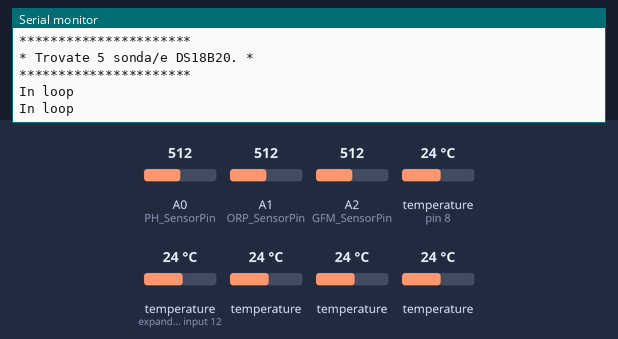
The sketch below on a simulated Arduino Uno, built with avr-gcc and run on an emulated ATmega328P. Shown: the last lines printed to the serial monitor. The inputs (shaded band) are chosen by the test bench; at power-on: temperature (sensors on pin 8, expander input 12) 24 °C, temperature 24 °C, A0 (PH_SensorPin) = 512, A1 (ORP_SensorPin) = 512, A2 (GFM_SensorPin) = 512. The local clock reads 2024-03-15 10:24:30 at power-on unless the sketch sets it; storage starts empty.

Above: at 1.3 s.
1.4 s: temperature (sensor on pin 8) set to 12 °C
At 4.2 s:
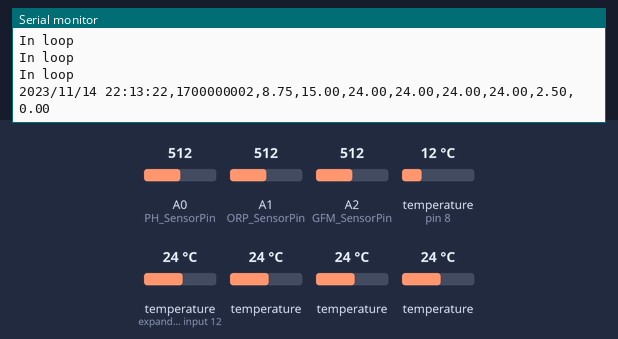
4.9 s: temperature (sensor on expander input 12) set to 12 °C
At 5.9 s:
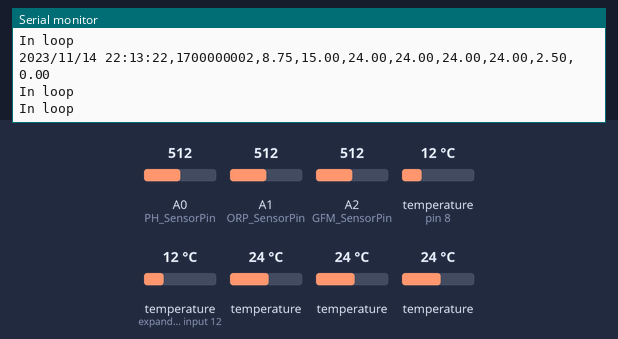
6.4 s: temperature (sensor 208) set to 12 °C
At 7.8 s:
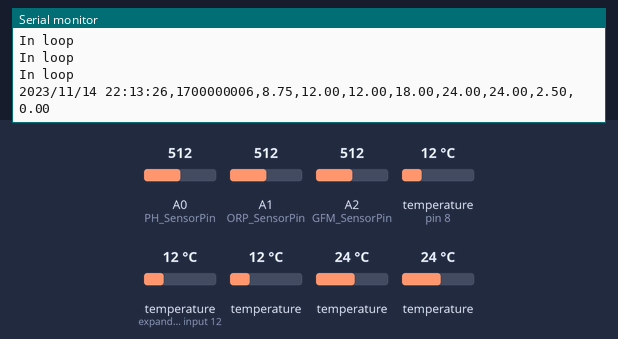
7.9 s: temperature (sensor 308) set to 12 °C
At 9.2 s:
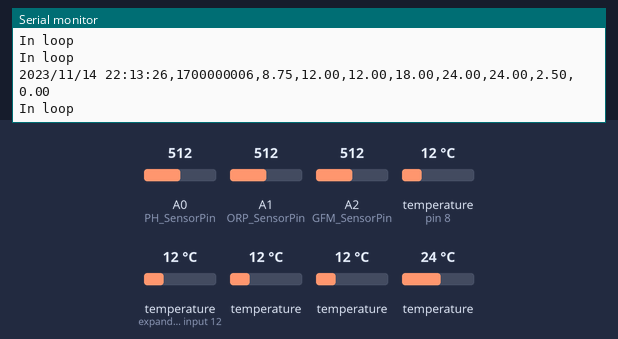
9.4 s: temperature (sensor 408) set to 12 °C
At 10.1 s:
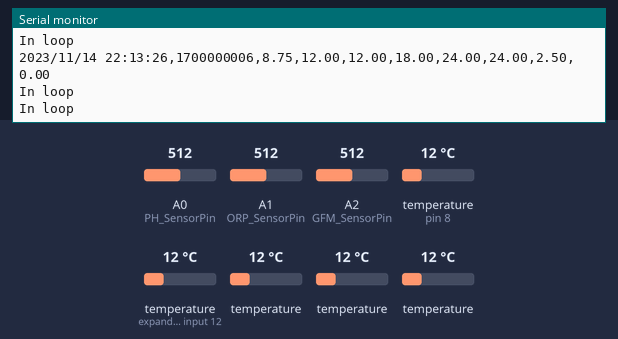
10.9 s: A0 (PH_SensorPin) set to 716
At 12.8 s:
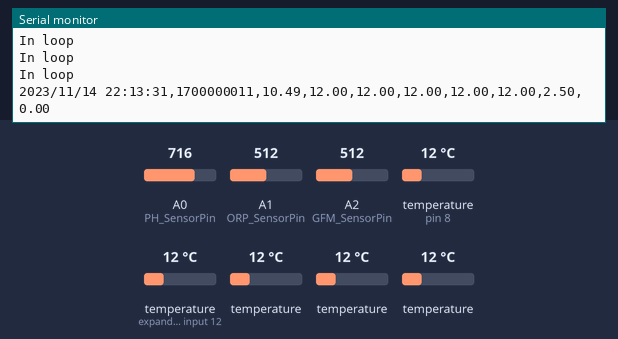

Measured:
- after the input at 1.4 s, the serial monitor: prints a new line after 2.0 s (image 1)
- after the input at 6.4 s, the serial monitor: prints a new line after 1.3 s (image 3)
- after the input at 10.9 s, the serial monitor: prints a new line after 1.1 s (image 6)

The sketch:

Datalogger_V05.ino
```cpp
//NOTE: Non utilizzare gli ingressi analogici A4 e A5 in quanto utilizzati dallo shield per la comunicazione I2C con RTC
// the battery will last 5 or more years

//***********************************************************************************//
//****************************************LIBRERIE***********************************//
//***********************************************************************************//
//questa libreria serve per comunicare con il protocollo OneWire utilizzato dai sensori
#include <OneWire.h>
//questa è opzionale, permetti di usare dei comandi più semplici per interrogare i sensori di temperatura che comunicano in OneWire
#include <DallasTemperature.h>
//PER IL DATA LOGGER
#include <SPI.h>
#include <SD.h>
#include <RTClib.h>


//***********************************************************************************//
//************************************VARIABILI GLOBALI******************************//
//***********************************************************************************//


//AREA CONFIGURAZIONE UTENTE

//***********************************
//numero di sonde collegate:        *
int N_sonde_PH = 1;  // 0 to 1      *
int N_sonde_TH = 5;  // 0 to 5      *
int N_sonde_ORP = 1; // 0 to 1      *
int N_sonde_GFM = 1; // 0 to 1      *
//***********************************

// change this to match your SD shield or module;
// Arduino Ethernet shield: pin 4
// Adafruit SD shields and modules: pin 10
// Sparkfun SD shield: pin 8
// MKRZero SD: SDCARD_SS_PIN
const int Datalogger_chipSelect = 10;

//nome che avrà il file prodotto
//!!! Attenzione alla lunghezza del nome !!!
String filename = "data_67.csv";

//PER LA SONDA DI pH
const int PH_SensorPin = A0;                   // pin a cui ho collegato il cavo di segnale della sonda di pH
const float PH_offset = 0.0;                // offset di misura della sonda
const float PH_coeff = 3.5 * 5.0 / 1024;    // coefficiente di moltiplicazione, 3.5 coeff particolare per questa sonda; *5.0/1024 per la lettura in millivolt

//PER LA SONDA DI ORP
const int ORP_SensorPin = A1;                   // pin a cui ho collegato il cavo di segnale della sonda di ORP
const float ORP_offset = 0.0;                // offset di misura della sonda
const float ORP_coeff = 1 * 5.0 / 1024;    // coefficiente di moltiplicazione, 3.5 coeff particolare per questa sonda; *5.0/1024 per la lettura in millivolt

//PER LA SONDA GFM - Gas Flow Meter
const int GFM_SensorPin = A2;                   // pin a cui ho collegato il cavo di segnale della sonda di Gas Flow
const float GFM_FFS = 50;                       // fare riferimento alla relativa formula ed alle indicazioni della mail CRC-TECHUK@honeywell.com From: CRC-TECHUK (UK07) <CRC-TECHUK@honeywell.com> Date: 2018-01-05 14:03 GMT+01:00 Subject: RE: ARDUINO CODE FOR A GAS FLOW METER
const float GFM_Vs = 5;


//PER LE SONDE DI TEMPERSTURA DS18B20
const int pin_SondeTemp = 8;

//media e tempistiche campionamento
const int campioni_media = 5;             // numero di lettura da campionare, di cui fare poi la media
const int t_delay = 1000;                   // ogni quanto tempo [ms] invio il dato lungo al seriale


//TERMINE AREA CONFIGURAZIONE UTENTE


//*******************************************************************************************************************************************

//definisco l'oggetto dataFile per popolare il file all'interno della SD Card
File dataFile;
//definisco l'oggetto rtc per richiedere il timestamp da inserire nel datalog
RTC_DS1307 rtc;
//definisco l'oggetto OneWire
OneWire OneWire_SondeTemp(pin_SondeTemp);
//definisco oggetto DallasTemeprature (così che richiedere la temperatura alle sonde sia più agevole)
DallasTemperature SondeTemp(&OneWire_SondeTemp);

String dataString = "";
String datalog_head = "";
String timestamp = "";

int n_sondeTH_trovate;
float Lettura_PH = 0;
float avg_Lettura_PH = 0;
float Lettura_ORP = 0;
float avg_Lettura_ORP = 0;
float Lettura_GFM = 0;
float avg_Lettura_GFM = 0;
float Lettura_TH0 = 0;
float Lettura_TH1 = 0;
float Lettura_TH2 = 0;
float Lettura_TH3 = 0;
float Lettura_TH4 = 0;
float avg_Lettura_TH0 = 0;
float avg_Lettura_TH1 = 0;
float avg_Lettura_TH2 = 0;
float avg_Lettura_TH3 = 0;
float avg_Lettura_TH4 = 0;

int count = 1;;

//***********************************************************************************//
//****************************************SETUP***************************************//
//***********************************************************************************//


void setup()
{
  pinMode (PH_SensorPin, INPUT);
  pinMode (ORP_SensorPin, INPUT);
  pinMode (GFM_SensorPin, INPUT);

  Serial.begin(9600);

/*************************************************************************************/
    if (! rtc.begin()) {
    Serial.println("Couldn't find RTC");
    while (1);
  }

  if (! rtc.isrunning()) {
    Serial.println("RTC is NOT running!");
  }

  // following line sets the RTC to the date & time this sketch was compiled
  rtc.adjust(DateTime(F(__DATE__), F(__TIME__)));
    // This line sets the RTC with an explicit date & time, for example to set
    // January 21, 2014 at 3am you would call:
    // rtc.adjust(DateTime(2014, 1, 21, 3, 0, 0));

/*************************************************************************************/

  Serial.print("Initializing SD card...");

  // see if the card is present and can be initialized:
  if (!SD.begin(Datalogger_chipSelect)) {
    Serial.println("Card failed, or not present");
    return;                                         // don't do anything more:
  }
  Serial.println("card initialized.");


  Serial.print("\n\n\n\nEsempio lettura temperatura da piu' sonde\n");

  //inizializzo comunicazione con le sonde DS18B20
  SondeTemp.begin();


  // identifico il numero di sonde sul bus OneWire
  Serial.print("**********************\n");
  Serial.print("* Trovate ");
  n_sondeTH_trovate = int(SondeTemp.getDeviceCount());
  Serial.print(n_sondeTH_trovate);
  Serial.print(" sonda/e DS18B20. *\n");
  Serial.print("**********************\n");

  if (!SD.exists(filename)) {
    dataFile = SD.open(filename, FILE_WRITE);

    // if the file is available, write to it:
    if (dataFile) {

      // creo l'opportuna intestazione del file CSV
      datalog_head.concat("timestamp, unix_timestamp,");
      if (N_sonde_PH == 1) datalog_head.concat("pH");
      if (N_sonde_TH  > 0 && N_sonde_PH == 1) datalog_head.concat(",");
      if (N_sonde_TH  > 0) datalog_head.concat("th0");
      if (N_sonde_TH  > 1) datalog_head.concat(",");
      if (N_sonde_TH  > 1) datalog_head.concat("th1");
      if (N_sonde_TH  > 2) datalog_head.concat(",");
      if (N_sonde_TH  > 2) datalog_head.concat("th2");
      if (N_sonde_TH  > 3) datalog_head.concat(",");
      if (N_sonde_TH  > 3) datalog_head.concat("th3");
      if (N_sonde_TH  > 4) datalog_head.concat(",");
      if (N_sonde_TH  > 4) datalog_head.concat("th4");
      if (N_sonde_ORP == 1) datalog_head.concat(",");
      if (N_sonde_ORP == 1) datalog_head.concat("ORP");
      if (N_sonde_GFM == 1) datalog_head.concat(",");
      if (N_sonde_GFM == 1) datalog_head.concat("GFM");

      dataFile.println(datalog_head);
      dataFile.close();
    }
  }

}


//***********************************************************************************//
//****************************************LOOP***************************************//
//***********************************************************************************//


void loop() {

    DateTime now = rtc.now();
    timestamp ="";
    String tempString ="";
    timestamp.concat(now.year());
    timestamp.concat('/');
    if(now.month()<10) timestamp.concat('0');
    timestamp.concat(now.month());
    timestamp.concat('/');
    if(now.day()<10) timestamp.concat('0');
    timestamp.concat(now.day());
    timestamp.concat(' ');
    if(now.hour()<10) timestamp.concat('0');
    timestamp.concat(now.hour());
    timestamp.concat(':');
    if(now.minute()<10) timestamp.concat('0');
    timestamp.concat(now.minute());
    timestamp.concat(':');
    if(now.second()<10) timestamp.concat('0');
    timestamp.concat(now.second());
    timestamp.concat(',');
    timestamp.concat(now.unixtime());


  Serial.println("In loop");

  //PER LA SONDA TH
  if (N_sonde_TH > 0) {
    SondeTemp.requestTemperatures();
    Lettura_TH0 = SondeTemp.getTempCByIndex(0);
    Lettura_TH1 = SondeTemp.getTempCByIndex(1);
    Lettura_TH2 = SondeTemp.getTempCByIndex(2);
    Lettura_TH3 = SondeTemp.getTempCByIndex(3);
    Lettura_TH4 = SondeTemp.getTempCByIndex(4);
  }


  //PER LA SONDA pH
  if (N_sonde_PH == 1) Lettura_PH = analogRead(PH_SensorPin);

  //PER LA SONDA ORP
  if (N_sonde_ORP == 1) Lettura_ORP = analogRead(ORP_SensorPin);

  //PER LA SONDA GFM
  if (N_sonde_GFM == 1) Lettura_GFM = analogRead(GFM_SensorPin);

  //calcolo la media dei valori
  avg_Lettura_PH  = (avg_Lettura_PH  * (count - 1) + Lettura_PH)  / count;
  avg_Lettura_ORP  = (avg_Lettura_ORP  * (count - 1) + Lettura_ORP)  / count;
  avg_Lettura_GFM  = (avg_Lettura_GFM  * (count - 1) + Lettura_GFM)  / count;
  avg_Lettura_TH0 = (avg_Lettura_TH0 * (count - 1) + Lettura_TH0) / count;
  avg_Lettura_TH1 = (avg_Lettura_TH1 * (count - 1) + Lettura_TH1) / count;
  avg_Lettura_TH2 = (avg_Lettura_TH2 * (count - 1) + Lettura_TH2) / count;
  avg_Lettura_TH3 = (avg_Lettura_TH3 * (count - 1) + Lettura_TH3) / count;
  avg_Lettura_TH4 = (avg_Lettura_TH4 * (count - 1) + Lettura_TH4) / count;


  count++;

  //se ho analizzato il numero di punti richiesto allora invio il dato in seriale
  // e resto in pausa per il tempo t_delay
  if (count == campioni_media) {


    // dato un input analogico 0-1023 (di cui ho ricavato la media) lo trasformo in una misura fisica
    // secondo le caratterisitche del sensore indicate nell'area configurazione utente
    avg_Lettura_PH = avg_Lettura_PH * PH_coeff + PH_offset;
    avg_Lettura_ORP = avg_Lettura_ORP * ORP_coeff + ORP_offset;
    avg_Lettura_GFM = GFM_FFS * ((avg_Lettura_GFM*5/1024) / GFM_Vs - 0.5) / 0.4;   //in realtà quello che ottengo dalla formula è FA, ma per comodità lo appoggio sulla stessa variabile usata per le letture analogiche

    //PER IL DATA LOGGER

    // make a string for assembling the data to log:
    dataString = "";

    dataString.concat(timestamp);
    dataString.concat(',');
    if (N_sonde_PH == 1) dataString.concat(String(avg_Lettura_PH));
    if (N_sonde_TH  > 0 && N_sonde_PH == 1) dataString.concat(",");
    if (N_sonde_TH  > 0) dataString.concat(String(avg_Lettura_TH0));
    if (N_sonde_TH  > 1) dataString.concat(",");
    if (N_sonde_TH  > 1) dataString.concat(String(avg_Lettura_TH1));
    if (N_sonde_TH  > 2) dataString.concat(",");
    if (N_sonde_TH  > 2) dataString.concat(String(avg_Lettura_TH2));
    if (N_sonde_TH  > 3) dataString.concat(",");
    if (N_sonde_TH  > 3) dataString.concat(String(avg_Lettura_TH3));
    if (N_sonde_TH  > 4) dataString.concat(",");
    if (N_sonde_TH  > 4) dataString.concat(String(avg_Lettura_TH4));
    if (N_sonde_ORP == 1) dataString.concat(",");
    if (N_sonde_ORP == 1) dataString.concat(String(avg_Lettura_ORP));
    if (N_sonde_GFM == 1) dataString.concat(",");
    if (N_sonde_GFM == 1) dataString.concat(String(avg_Lettura_GFM));


    // open the file. note that only one file can be open at a time,
    // so you have to close this one before opening another.
    dataFile = SD.open(filename, FILE_WRITE);

    // if the file is available, write to it:
    if (dataFile) {

      dataFile.println(dataString);
      dataFile.close();
    }
    // if the file isn't open, pop up an error:
    else {
      Serial.println("error opening file");
    }
    // print to the serial port too:
    Serial.println(dataString);


    delay(t_delay);
    //resetto tutto per poi ricominciare a campionare i nuovi valori che arriveranno
    count = 1;
    avg_Lettura_PH = 0;
    avg_Lettura_TH0 = 0;
    avg_Lettura_TH1 = 0;
    avg_Lettura_TH2 = 0;
    avg_Lettura_TH3 = 0;
    avg_Lettura_TH4 = 0;
    avg_Lettura_ORP = 0;
  }
}
```
